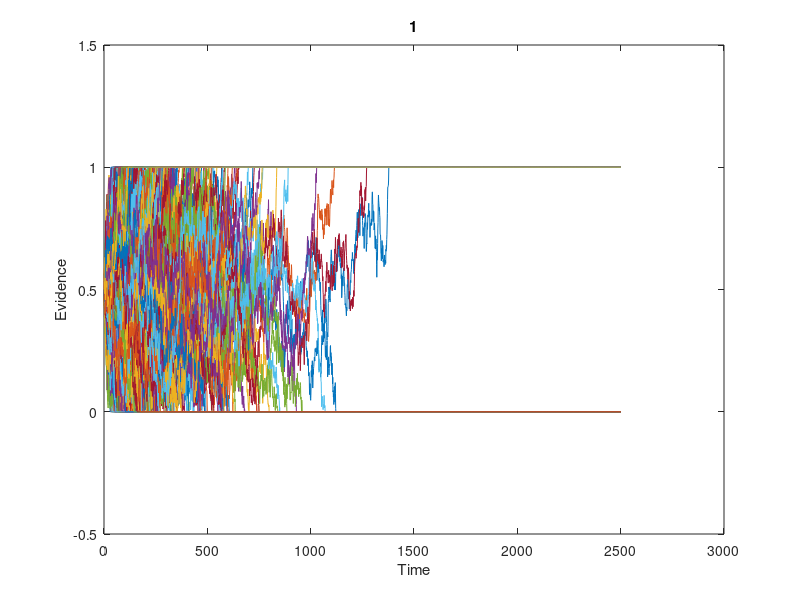
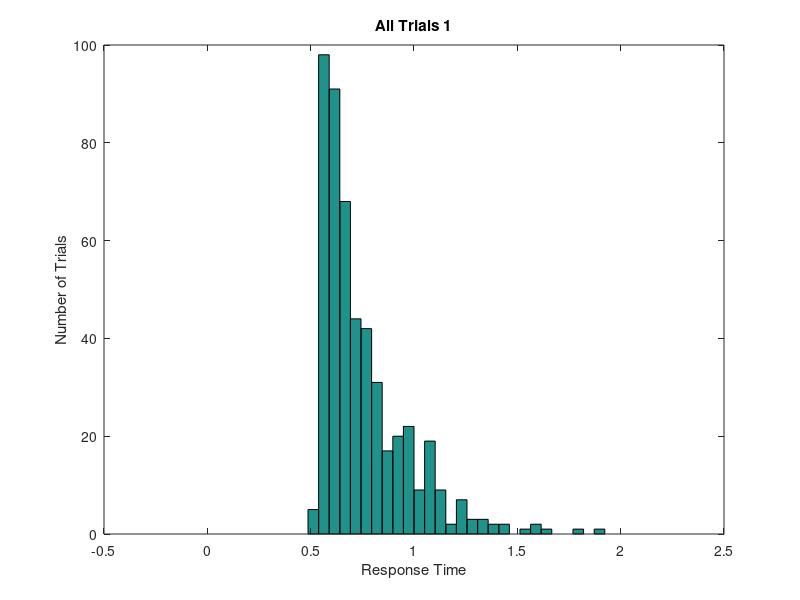

Write the MATLAB code that produced these figures, in order. (Note: this script raises an error after producing the figures.)
clear; close all; clc;

%fix step size
dt = 0.001;
%parameter 
ntrials = 500; %NUMBER OF RUNS
mu = 0.5;
ndt = 0.5; %NON-DECISION TIME
sd = 1;   %THIS IS VARIABILITY WITHIN THE WALK.  KEEP FIXED AT 1. 
nsteps = 2500; %MAX LENGTH OF WALK.  INCREASE TILL WARNING GOES AWAY
criterion = 1; %CORRECT BOUNDARY LOCATION, INCORRECT IS ZERO 
beta = 0.5; % NORMALIZED BIAS
bias = beta*criterion; %ACTUAL BIAS

%set random number seed 
rng(19680104);
%OUTPUT VARIABLES
sample = zeros(1,nsteps+1);   %This is a single random draw from normal distribution
path = zeros(ntrials,nsteps+1); %This is all the random walks
rt = zeros(ntrials,1);  %These are the rts across trials 
correct = zeros(ntrials,1); %This is accuracy data. ZERO IS WRONG, ONE IS RIGHT
%LOOP OVER ntrials.  
for j = 1:ntrials
    goodpath = 0;
    while goodpath == 0
        drawn_mu = unifrnd(0.1, 0.5, [1,1]);
        draw = normrnd(drawn_mu*dt,sd*sqrt(dt),[1,nsteps]);  %DRAW A WALK
        sample(1) = bias; %START AT BIAS
        sample(2:nsteps+1) = draw; 
        walk = cumsum(sample); %SUM THE WALK.   
        crossbnd = find((walk > criterion) |(walk < 0)); %TEST BOTH BOUNDARIES  
        if ~isempty(crossbnd) %TEST IF IT CROSSED ONE OF THE BOUNDARIES AT LEAST
            goodpath = 1; %WALK IS GOOD, SET TO 1 TO EXIT WHILE LOOP
            path(j,:) = walk; %SAVE THE WALK
        else
            display('Bad Walk') %NOTIFY BAD WALK AND DRAW AGAIN LOWER
        end;
    end;
    rt(j) = crossbnd(1);  %RT IS FIRST CROSSING
    if path(j,rt(j)) > criterion  %TEST IF CORRECT
        path(j,rt(j):end) = criterion; %SET THE REST OF WALK TO BOUNDARY
        correct(j) = 1; %INDICATE CORRECT TRIAL
    else %TRIALIS INCORRECT
        path(j,rt(j):end) = 0; %SET THE REST OF WALK TO ZERO. 
    end; 
    %Add Non-decision time
    rt(j) = rt(j) + ndt/dt;	
end

%compute accuracy
accuracy = mean(correct);  %COMPUTER FRACTION CORRECT
%convert rt to milliseconds
rt = rt*dt;
%plot all the random walks. 
figure
plot(path');
xlabel('Time')
ylabel('Evidence')
title('1')
set(gca,'YLim',[-0.5 criterion+0.5])
%Make a histogram of all random walks. 
figure  
bins = linspace(0,2,40);  
hist(rt,bins);
xlabel('Response Time')
ylabel('Number of Trials')
title('All Trials 1')
%Make a histogram separating correct from incorrect 
errorrt = rt(find(correct == 0));  % THIS IS JUST THE INCORRECT TRIALS
correctrt = rt(find(correct == 1)); %THIS IS JUST THE CORRECT TRIALS
figure
[n1,x] = hist(errorrt, bins); 
[n2,x] = hist(correctrt, bins);
h = bar(x,[n1; n2]);
legend('Error', 'Correct');

xlabel('Response Time')
ylabel('Number of Trials')
avg_time = mean(errorrt)
title(append('Correct vs Error Trials 1', num2str(avg_time)))


%OUTPUT VARIABLES
sample = zeros(1,nsteps+1);   %This is a single random draw from normal distribution
path = zeros(ntrials,nsteps+1); %This is all the random walks
rt = zeros(ntrials,1);  %These are the rts across trials 
correct = zeros(ntrials,1); %This is accuracy data. ZERO IS WRONG, ONE IS RIGHT
%LOOP OVER ntrials.  
for j = 1:ntrials
    goodpath = 0;
    while goodpath == 0
        draw = normrnd(mu*dt,sd*sqrt(dt),[1,nsteps]);  %DRAW A WALK
        beta = unifrnd(0.01, .99, [1,1]); % NORMALIZED BIAS
        bias = beta * criterion; % ACTUAL BIAS
        sample(1) = bias;
        sample(2:nsteps+1) = draw; 
        walk = cumsum(sample); %SUM THE WALK.   
        crossbnd = find((walk > criterion) |(walk < 0)); %TEST BOTH BOUNDARIES  
        if ~isempty(crossbnd) %TEST IF IT CROSSED ONE OF THE BOUNDARIES AT LEAST
            goodpath = 1; %WALK IS GOOD, SET TO 1 TO EXIT WHILE LOOP
            path(j,:) = walk; %SAVE THE WALK
        else
            display('Bad Walk') %NOTIFY BAD WALK AND DRAW AGAIN LOWER
        end;
    end;
    rt(j) = crossbnd(1);  %RT IS FIRST CROSSING
    if path(j,rt(j)) > criterion  %TEST IF CORRECT
        path(j,rt(j):end) = criterion; %SET THE REST OF WALK TO BOUNDARY
        correct(j) = 1; %INDICATE CORRECT TRIAL
    else %TRIALIS INCORRECT
        path(j,rt(j):end) = 0; %SET THE REST OF WALK TO ZERO. 
    end; 
    %Add Non-decision time
    rt(j) = rt(j) + ndt/dt;	
end

%compute accuracy
accuracy = mean(correct);  %COMPUTER FRACTION CORRECT
%convert rt to milliseconds
rt = rt*dt;
%plot all the random walks. 
figure
plot(path');
xlabel('Time')
ylabel('Evidence')
title('2')
set(gca,'YLim',[-0.5 criterion+0.5])
%Make a histogram of all random walks. 
figure  
bins = linspace(0,2,40);  
hist(rt,bins);
xlabel('Response Time')
ylabel('Number of Trials')
title('All Trials 2')
%Make a histogram separating correct from incorrect 
errorrt = rt(find(correct == 0));  % THIS IS JUST THE INCORRECT TRIALS
correctrt = rt(find(correct == 1)); %THIS IS JUST THE CORRECT TRIALS
figure
[n1,x] = hist(errorrt, bins); 
[n2,x] = hist(correctrt, bins);
h = bar(x,[n1; n2]);
legend('Error', 'Correct');

xlabel('Response Time')
ylabel('Number of Trials')
avg_time = mean(errorrt)
title(append('Correct vs Error Trials 2', num2str(avg_time)))
